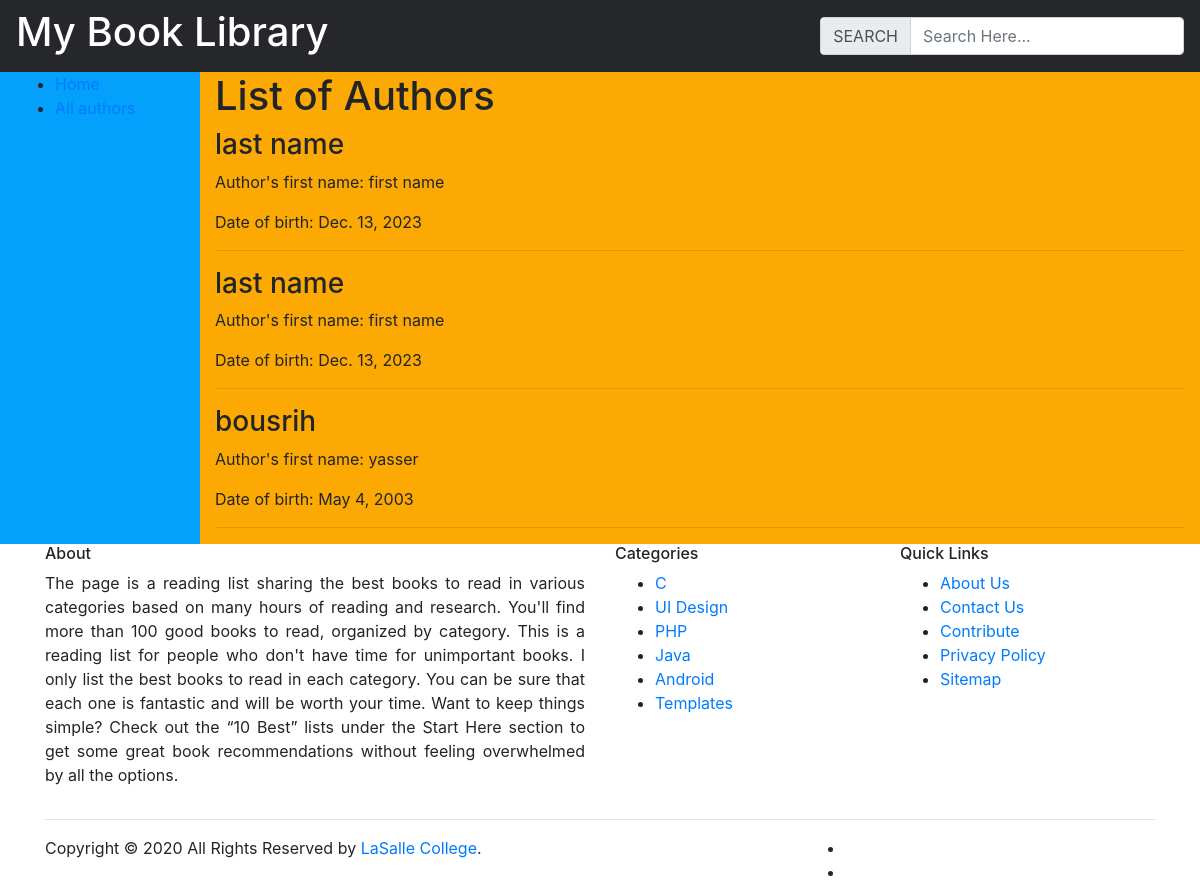
Screenshot of /authors/ with the database file from the repository.
### mylibrary/models.py (models this page shows, shortened)
class Author(models.Model):
    first_name = models.CharField(max_length=200, default='first name')
    last_name = models.CharField(max_length=200, default='last name')
    date_of_birth = models.DateField(default=timezone.now)

### mylibrary/views.py (the view)
# urls.py: path('authors/', authors, name='authors'),
def authors(request):
    all_authors = Author.objects.all()
    return render(request, 'mylibrary/author_list.html', {'authors': all_authors})

### mylibrary/templates/mylibrary/author_list.html
{% extends "mylibrary/base_generic.html" %}
{% block content %}
    <h1>List of Authors</h1>
    {% for author in authors %}
        <h3>{{ author.last_name }}</h3>
        <p>Author's first name: {{ author.first_name }}</p>
        <p>Date of birth: {{ author.date_of_birth }}</p>
        <hr>
    {% endfor %}
{% endblock %}

### rows the page displays
Author: last_name "last name", first_name "first name", date_of_birth "Dec. 13, 2023"
Author: last_name "last name", first_name "first name", date_of_birth "Dec. 13, 2023"
Author: last_name "bousrih", first_name "yasser", date_of_birth "May 4, 2003"
